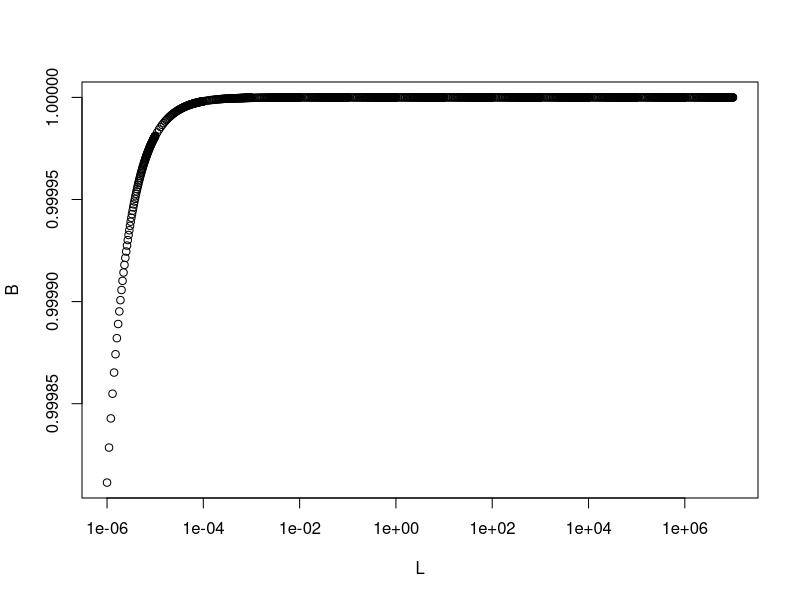

Here is the R script that generated this plot:
# Simulates binding isotherm with Adair equation

# Define binding constants

k1 <- 5.3e+9

# Generate free ligand concentrations

# Outer product of (1,2..10) and (0.001,0.01..1000)
L <- c((seq(1,10,by=0.1)) %o% 10^(-6:6))

# Generate bound fraction values

B <- (k1*L)/(1 + (k1*L))

# Plot results

plot(L,B,log="x")
